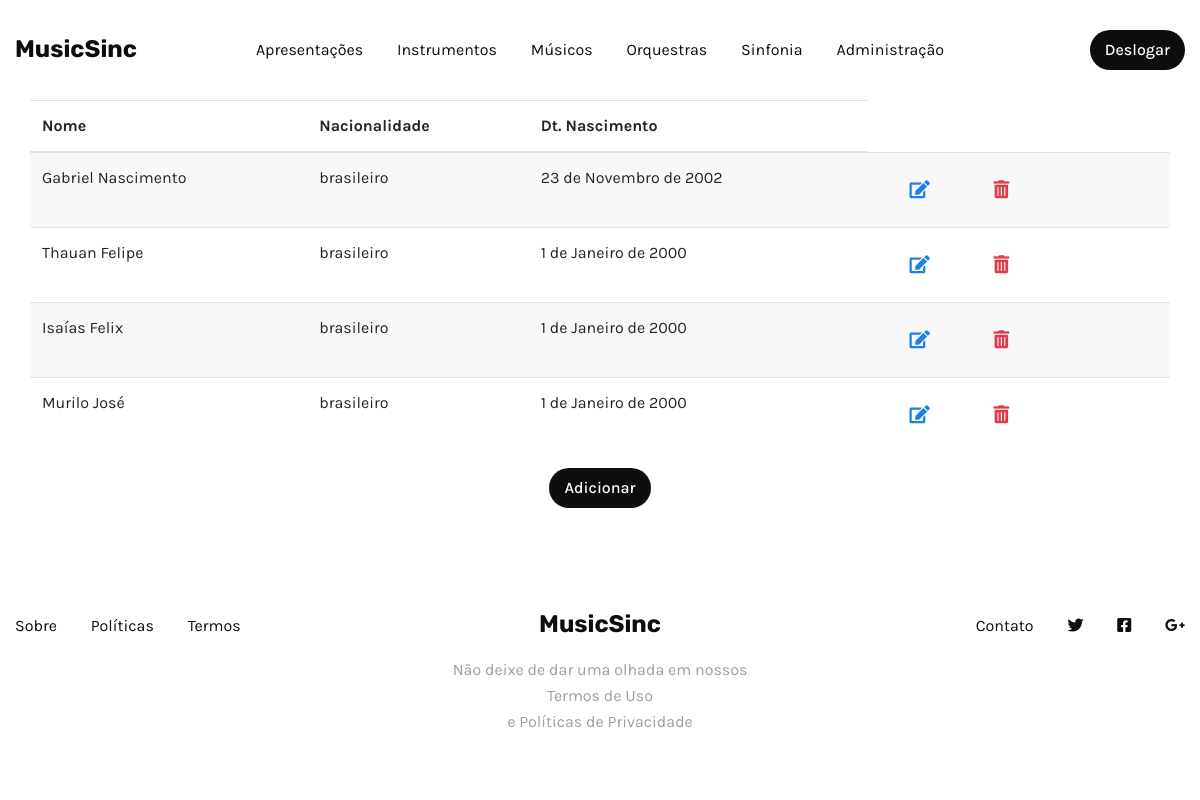
/musico/listar/ (signed in), run on an earlier commit of the app's database.
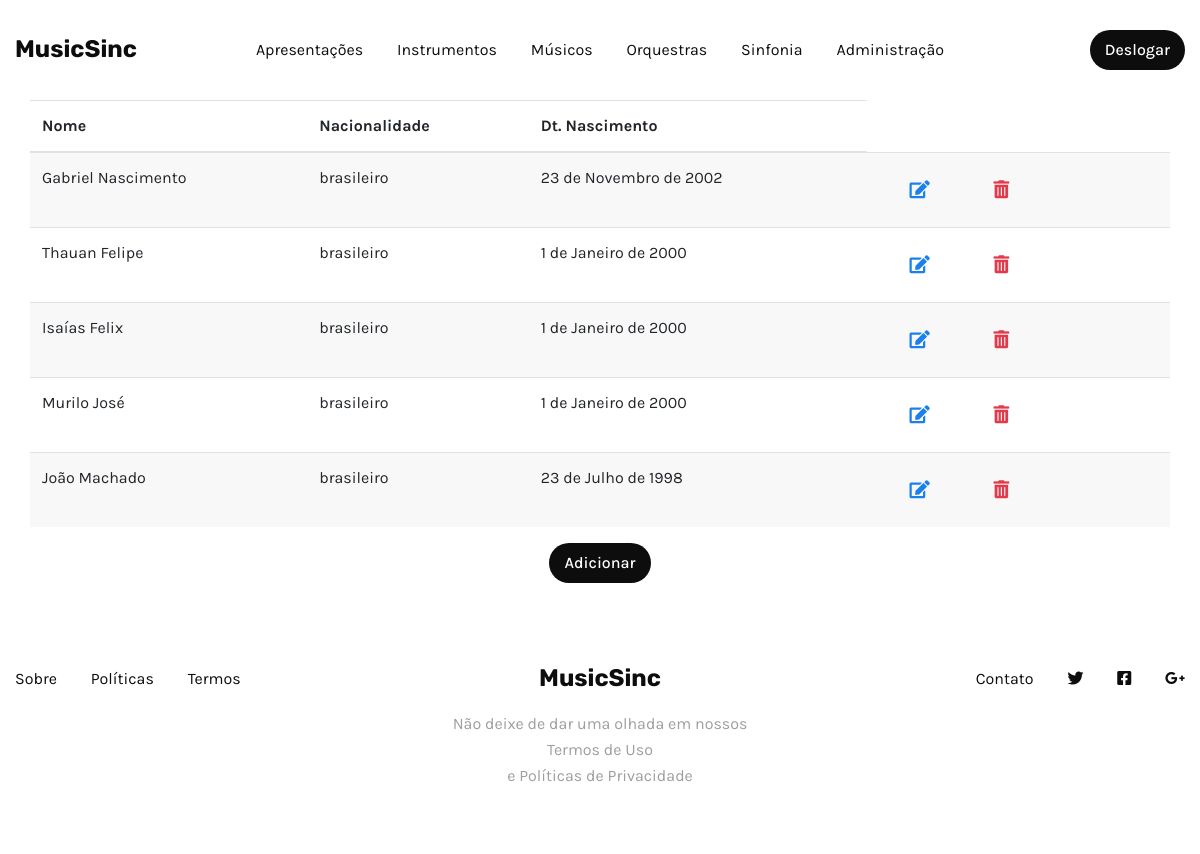
And on a later commit of the database.
### core/models.py (models this page shows, shortened)
class Musico(models.Model):
    nome = models.CharField(max_length=70)
    nacionalidade = models.CharField(choices=nacionalidade, max_length=20)
    dt_nascimento = models.DateField()
    class Meta:
        verbose_name = 'Musico'
        verbose_name_plural = 'Musicos'

### musico/views.py (the view)
# urls.py: path('listar/', views.MusicoListView.as_view(), name='read'),
class MusicoListView(LoginRequiredMixin, ListView):
    model = Musico
    template_name = 'musico/tabela_musico.html'
    context_object_name = 'musicos'
    login_url='login'

### musico/templates/musico/tabela_musico.html (shortened to what this page needs)
{% extends "base.html" %}
{% block content %}
{% include 'components/nav_tables.html' %}
<div class="container table-container">
  <table class="table table-striped">
    <thead>
      <tr>
        <th scope="col">Nome</th>
        <th scope="col">Nacionalidade</th>
        <th scope="col">Dt. Nascimento</th>
      </tr>
    </thead>
    <tbody>
      {% for m in musicos %}
      <tr>
        <td>{{ m.nome }}</td>
        <td>{{ m.nacionalidade }}</td>
        <td>{{ m.dt_nascimento }}</td>
        <td>
          <a href="{% url 'musico:update' m.id %}" class="btn btn-link edit-btn" title="Editar">
            <i class="fas fa-edit"></i>
          </a>
          <a href="{% url 'musico:delete' m.id %}" class="btn btn-link delete-btn" title="Excluir">
            <i class="fas fa-trash-alt"></i>
          </a>
        </td>
      </tr>
      {% empty %}
      <tr>
        <td colspan="4" class="text-center">
          <h4>Nada aqui para ver</h4>
        </td>
      </tr>
      {% endfor %}
    </tbody>
  </table>
  <div class="col-12 d-flex justify-content-center mt-16">
    <a href="{% url 'musico:create' %}" class="btn sm action-2 f-16">Adicionar</a>
  </div>
</div>
{% endblock %}

### core/templates/base.html (shortened to what this page needs)
{% load static %}
<!DOCTYPE html>
<html lang="pt-br">
<head>
	<link rel="stylesheet" href="https://stackpath.bootstrapcdn.com/bootstrap/4.3.1/css/bootstrap.min.css"
>
	<link rel="stylesheet" type="text/css" href="https://cdn.jsdelivr.net/npm/slick-carousel@1.8.1/slick/slick.css" />
	<link rel="stylesheet" href="https://cdn.jsdelivr.net/gh/fancyapps/fancybox@3.5.7/dist/jquery.fancybox.min.css" />
	<link href="https://unpkg.com/aos@2.3.1/dist/aos.css" rel="stylesheet">
	<link rel="stylesheet" href="https://use.fontawesome.com/releases/v5.8.1/css/all.css"
>
	<link href="{% static  'css/style.css' %}" rel="stylesheet" />
</head>
<body class="d-flex flex-column min-vh-100">
	{% block content %}
	{% endblock %}
	<footer class="footer_1 bg-light pt-75 pb-65 text-center mt-auto">
		<div class="container px-xl-0">
			<div class="row justify-content-between align-items-center lh-40 links">
				<div class="col-lg-4 col-sm-6 text-sm-right text-lg-left order-1 order-lg-0" data-aos-duration="600"
					data-aos="fade-down" data-aos-delay="300">
					<a href="{% url 'sobre' %}" class="mr-15 link color-main">Sobre</a>
					<a href="#" class="mx-15 link color-main">Políticas</a>
					<a href="#" class="mx-15 link color-main">Termos</a>
				</div>
				<div class="mb-10 mb-lg-0 col-lg-auto order-0" data-aos-duration="600" data-aos="fade-down"
					data-aos-delay="0">
					<a href="#" class="logo link color-main">MusicSinc</a>
				</div>
				<div class="col-lg-4 col-sm-6 text-sm-left text-lg-right order-2 order-lg-0" data-aos-duration="600"
					data-aos="fade-down" data-aos-delay="300">
					<a href="#" class="mr-15 link color-main">Contato</a>
					<a href="#" class="mx-15 link color-main"><i class="fab fa-twitter"></i></a>
					<a href="#" class="mx-15 link color-main"><i class="fab fa-facebook-square"></i></a>
					<a href="#" class="ml-15 link color-main"><i class="fab fa-google-plus-g"></i></a>
				</div>
			</div>
			<div class="row justify-content-center">
				<div class="mt-10 col-xl-4 col-lg-5 col-md-6 col-sm-8" data-aos-duration="600" data-aos="fade-down"
					data-aos-delay="0">
					<div class="color-heading text-adaptive">
						Não deixe de dar uma olhada em nossos <a target="_blank"
							href="https://www.youtube.com/watch?v=dQw4w9WgXcQ" class="link color-heading">Termos de
							Uso</a> <br />
						e <a target="_blank" href="#" class="link color-heading">Políticas de Privacidade</a>
					</div>
				</div>
			</div>
		</div>
	</footer>
</body>
</html>

### core/templates/components/nav_tables.html
<nav class="navigation_1 bg-light pt-30 pb-30 text-center">
	<div class="container px-xl-0">
		<div class="row justify-content-center align-items-center f-16">
			<div class="col-lg-2 text-lg-left">
				<a href="{% url 'home' %}" class="logo link color-main">MusicSinc</a>
			</div>
			<div class="col-lg-8 justify-content-center">
				<a href="{% url 'apresentacao:read' %}" class="link color-main mx-15">Apresentações</a>
				<a href="{% url 'instrumento:read' %}" class="link color-main mx-15">Instrumentos</a>
				<a href="{% url 'musico:read' %}" class="link color-main mx-15">Músicos</a>
				<a href="{% url 'orquestra:read' %}" class="link color-main mx-15">Orquestras</a>
				<a href="{% url 'sinfonia:read' %}" class="link color-main mx-15">Sinfonia</a>
				{% if request.user.is_authenticated and request.user.is_superuser and request.user.is_staff %}
				<a href="{% url 'admin:index' %}" class="link color-main mx-15">Administração</a>
				{% endif %}
			</div>
			<div class="col-lg-2 mt-20 mt-lg-0 text-lg-right">
				<a href="{% url 'logout' %}" class="btn sm action-2 f-16">Deslogar</a>
			</div>
		</div>
	</div>
</nav>

### musico/templates/musico/tabela_musico.html (style rules this page uses)
.edit-btn { color: #1b80eb; }
.delete-btn { color: #e23a4b; }

What changed in the data, as far as the page shows it:
added Musico: nome "João Machado", nacionalidade "brasileiro", dt_nascimento "23 de Julho de 1998"
